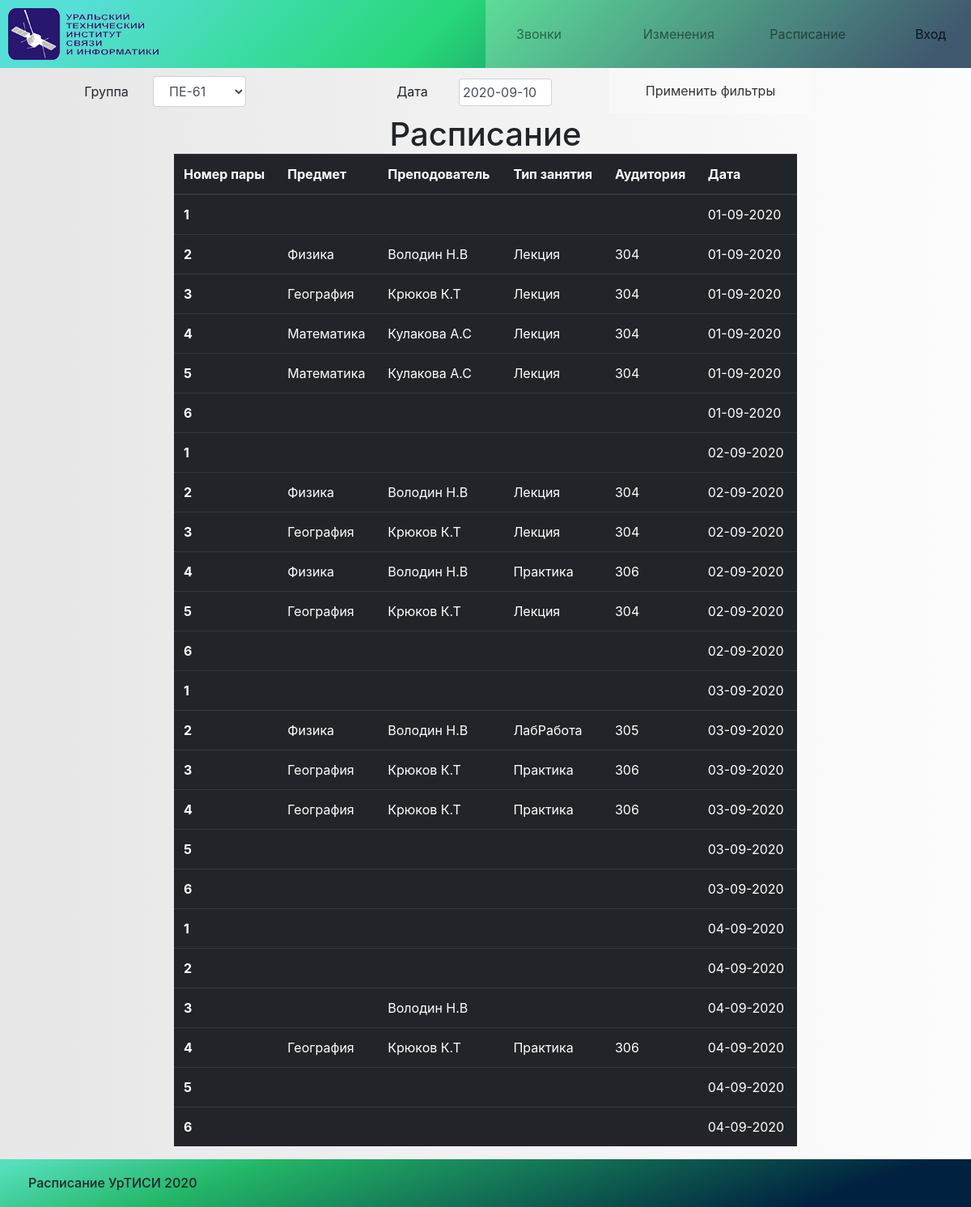
The app's page /, older data.
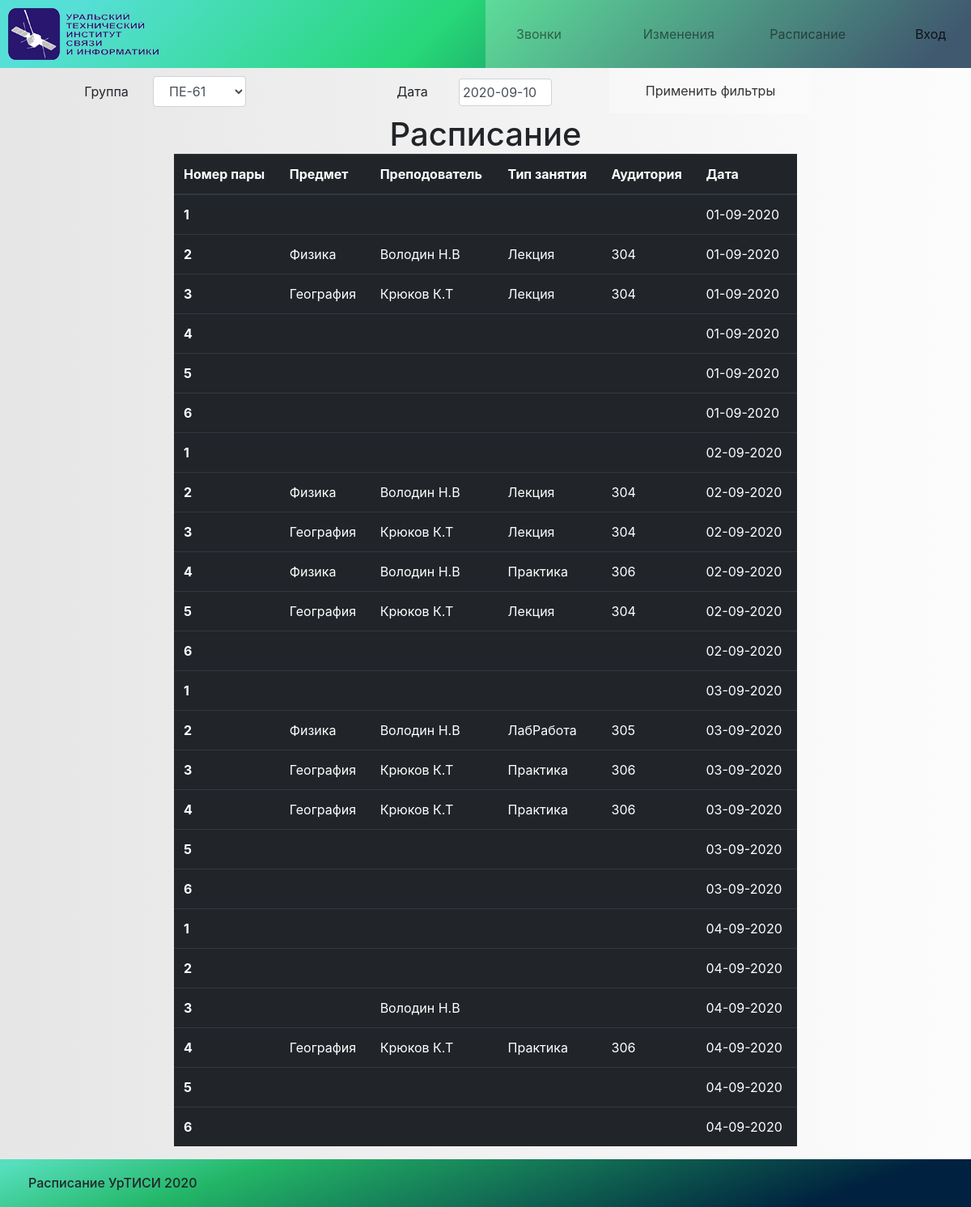
The same page, newer data.
### MainApp/models.py (models this page shows)
class MainTable(models.Model):
    STATUS_CHOICES = (
        ('draft', 'Draft'),
        ('published', 'Published'),
    )
    NLecii = models.IntegerField(null=True)
    Predmet = models.CharField(max_length=250, null=True)
    Prepod = models.CharField(max_length=250, null=True)
    Podgruppa = models.CharField(max_length=250, null=True)
    vremya = models.DateField(null=False)
    Auditoriya = models.CharField(max_length=250, null=True)
    teacherId = models.ForeignKey(
        settings.AUTH_USER_MODEL,
        on_delete=models.CASCADE,
        null=True
    )

### MainApp/views.py (the view, shortened to what this page needs)
# urls.py: url(r'^$', views.Main_list, name='Main_list'),
def Main_list(request):
    Result = MainTable.objects.all()
    return render(request, 'test.html', {'posts': Result, })

### MainApp/templates/test.html (shortened to what this page needs)
<!DOCTYPE html>
<html>
  <head>
    {% load static %}
    <link
      href="{% static 'css/bootstrap.css' %}"
      rel="stylesheet"
      type="text/css"
    />
    <link
      href="{% static 'css/bootstrap-grid.css' %}"
      rel="stylesheet"
      type="text/css"
    />
    <link
      href="{% static 'css/bootstrap-grid.min.css' %}"
      rel="stylesheet"
      type="text/css"
    />
    <link
      href="{% static 'css/bootstrap-reboot.min.css' %}"
      rel="stylesheet"
      type="text/css"
    />
    <link href="{% static 'css/main.css' %}" rel="stylesheet" type="text/css" />
    <link
      href="{% static 'css/datepicker.css' %}"
      rel="stylesheet"
      type="text/css"
    />
  </head>
  <body>
    {% include "includes/head.html" %}
    <div class="tableBlock" id="content">
      {% include "list.html" %}
    </div>
    <div class="tableBlock">
    <div class=" container-fluid col-lg-8 ">
        {% include "main_table.html" %}
    </div>
</div>
    {% include "includes/footer.html" %}
  </body>
</html>

### MainApp/templates/main_table.html
<div class="main_table container">
    <div class="row table-responsive m-auto">
        <h1 class="m-auto">Расписание {{dayRasp}}</h1>
        <table class="table table-hover table-dark ">
            <thead>
            <tr>
                <th  scope="col">Номер пары</th>
                <th  scope="col">Предмет</th>
                <th  scope="col">Преподователь</th>
                <th  scope="col">Тип занятия</th>
                <th  scope="col">Аудитория</th>
                <th  scope="col">Дата</th>
            </tr>
            </thead>
            <tbody>
            {% for post in posts %}
            <tr>
                <th scope="row">{{post.NLecii}}</th>
                <td>{{post.Predmet }}</td>
                <td>{{post.Prepod}}</td>
                <td>{{post.Podgruppa}}</td>
                <td>{{post.Auditoriya }}</td>
                <td>{{post.vremya |date:"d-m-Y"}}</td>
            </tr>
             {% endfor %}
            </tbody>
        </table>
    </div>
</div>

Row changes from the older to the newer data that the page shows:
removed MainTable: NLecii "4", Predmet "Математика", Prepod "Кулакова А.С", Podgruppa "Лекция", Auditoriya "304", vremya "01-09-2020"
removed MainTable: NLecii "5", Predmet "Математика", Prepod "Кулакова А.С", Podgruppa "Лекция", Auditoriya "304", vremya "01-09-2020"
added MainTable: NLecii "4", vremya "01-09-2020"
added MainTable: NLecii "5", vremya "01-09-2020"
